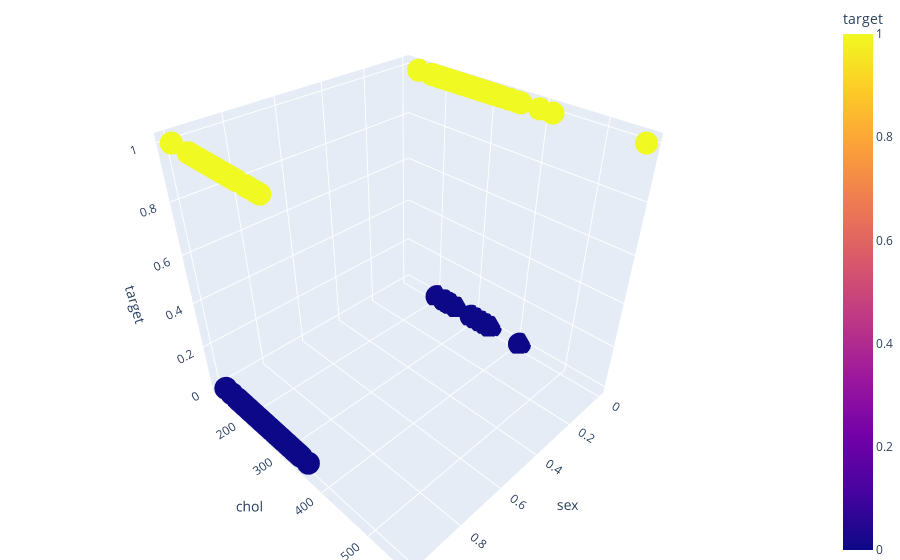

This figure's notebook cell:
### Code cell
fig = px.scatter_3d(data, x='sex', y='chol',z = 'target',color='target')
fig.update_layout(margin=dict(l=0, r=0, b=0, t=0))
fig.show()

### Figure 1 — Plotly figure (JSON) as saved in the notebook; plotly's stock layout.template omitted (floating-point values rounded to 4 significant figures; data arrays with more than 128 entries replaced by an {"elided": "..."} marker saying what was removed)
{"data": [{"hovertemplate": "sex=%{x}<br>chol=%{y}<br>target=%{marker.color}<extra></extra>", "legendgroup": "", "marker": {"color": {"elided": "212 int values"}, "coloraxis": "coloraxis", "symbol": "circle"}, "mode": "markers", "name": "", "scene": "scene", "showlegend": false, "type": "scatter3d", "x": {"elided": "212 int values"}, "y": {"elided": "212 int values"}, "z": {"elided": "212 int values"}}], "layout": {"coloraxis": {"colorbar": {"title": {"text": "target"}}, "colorscale": [[0, "#0d0887"], [0.1111, "#46039f"], [0.2222, "#7201a8"], [0.3333, "#9c179e"], [0.4444, "#bd3786"], [0.5556, "#d8576b"], [0.6667, "#ed7953"], [0.7778, "#fb9f3a"], [0.8889, "#fdca26"], [1, "#f0f921"]]}, "legend": {"tracegroupgap": 0}, "margin": {"b": 0, "l": 0, "r": 0, "t": 0}, "scene": {"domain": {"x": [0, 1], "y": [0, 1]}, "xaxis": {"title": {"text": "sex"}}, "yaxis": {"title": {"text": "chol"}}, "zaxis": {"title": {"text": "target"}}}}}
